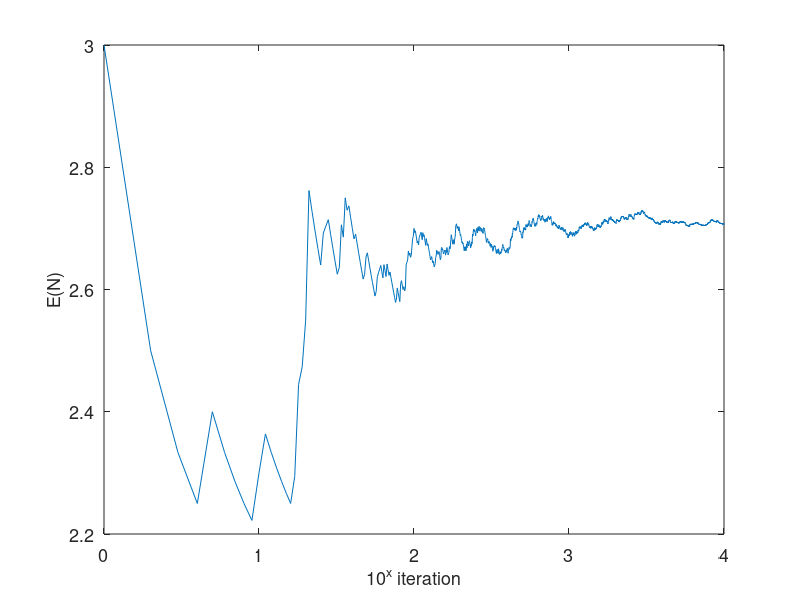
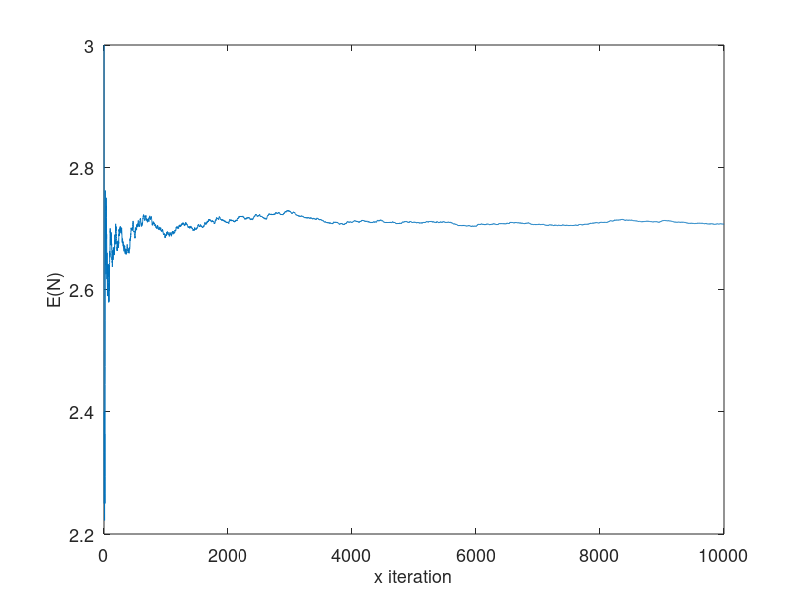

These figures' MATLAB source, in order:
clc;
clear all;
close all;

niter = 10000;
iter = 1:niter;

totaln = zeros(1,niter);
sum=0;
expn =  zeros(1,niter);

for i=1:niter
    
    n=0;
    total=0;
    while(total<1) % continue till sum is less than 1
        u = rand();
        total=total+u;
        n=n+1;
    end
    totaln(i)=n;
    sum=sum+n;
    expn(i)=sum/i; % simple average to estimate expectation

end

% note that for large N, average tends to expectation

figure();
plot(log10(iter),expn);
xlabel('10^x iteration');
ylabel('E(N)');
set(findall(gcf,'-property','FontSize'),'FontSize',13)

figure();
plot(iter,expn);
xlabel('x iteration');
ylabel('E(N)');
set(findall(gcf,'-property','FontSize'),'FontSize',13)

disp(['E(N) For 100 values of N = ' num2str(expn(100)) ]);
disp(['E(N) For 1000 values of N = ' num2str(expn(1000)) ]);
disp(['E(N) For 10000 values of N = ' num2str(expn(10000)) ]);